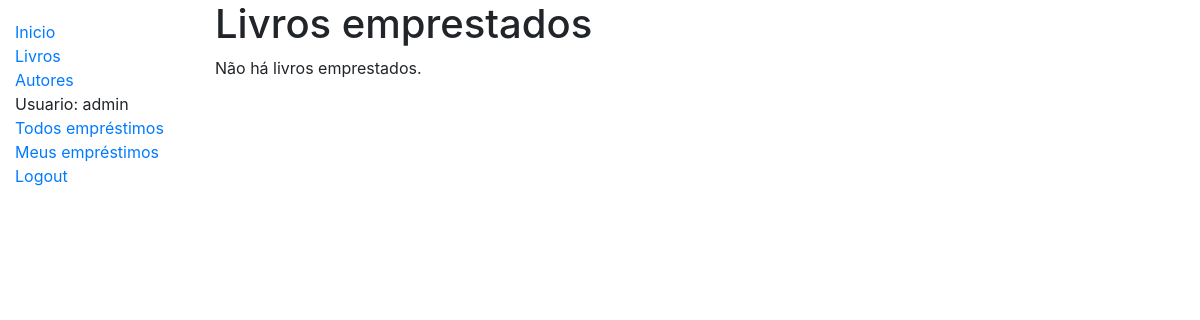
/catalogos/emprestimos/ (signed in), run on an earlier commit of the app's database.
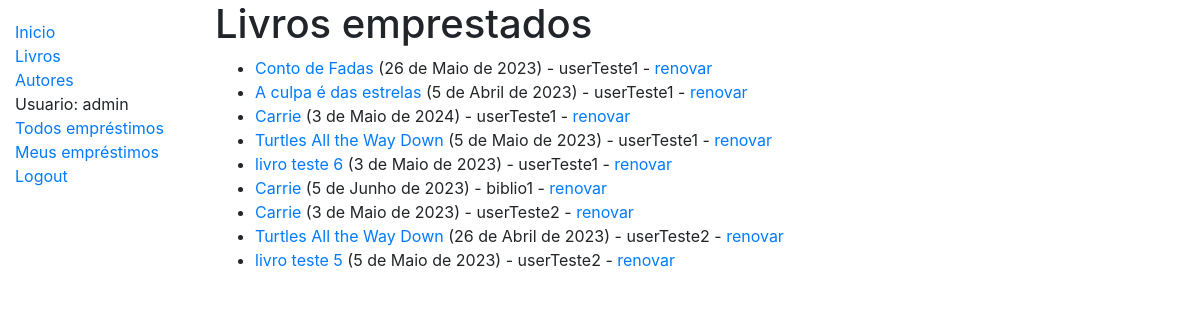
And on a later commit of the database.
### catalogos/models.py (models this page shows, shortened)
class LivroFisico(models.Model):
    id = models.UUIDField(primary_key=True, default=uuid.uuid4, help_text='ID exclusivo para este livro específico.')
    livro = models.ForeignKey('Livro', on_delete=models.SET_NULL, null=True)
    publicacao = models.CharField(max_length=200)
    dataDevolucao= models.DateField(null=True, blank=True)
    mutuario = models.ForeignKey(User, on_delete=models.SET_NULL, null=True, blank=True)
    SituacaoEmprestimo = (
        ('m', 'Manutenção'),
        ('e', 'Emprestado'),
        ('d', 'Disponivel'),
        ('r', 'Reservado'),
    )
    status = models.CharField(
        max_length=1,
        choices=SituacaoEmprestimo,
        blank=True,
        default='m',
        help_text='Disponibilidade do livro:',
    )
    class Meta:
        ordering = ['dataDevolucao']
        permissions = (("fazerDevolucao", "definir livro como devolvido"),("verEmprestimos"," ver todos os emprestimos"),("acessoBibliotecario","acesso bibliotecario"))

class Livro(models.Model):
    titulo = models.CharField(max_length=200, verbose_name="Titulo do livro"    )
    autor = models.ForeignKey('Autor', on_delete=models.SET_NULL, null=True)
    sumario = models.TextField(max_length=1000, help_text='digite uma breve descrição do livro')
    isbn = models.CharField('ISBN', max_length=13, help_text='13 caracteres <a href="https://www.isbn-international.org/content/what-isbn">ISBN number</a>')
    genero = models.ManyToManyField(Genero, help_text='selecione o(s) genero(s) do livro')
    idioma = models.ForeignKey('Idioma', on_delete=models.SET_NULL, null=True)
    def display_genero(self):
        return ', '.join(genero.nome for genero in self.genero.all()[:3])
    display_genero.short_description = 'Genero'

### catalogos/views.py (the view)
# urls.py: path('emprestimos/', views.EmprestimosListView.as_view(), name='emprestimos'),
class EmprestimosListView(LoginRequiredMixin, generic.ListView):
    model = LivroFisico
    template_name = 'catalogos/listaEmprestimos.html'
    paginate_by = 10
    permission_required = 'catalogos.acessoBibliotecario'
    def get_queryset(self):
        return LivroFisico.objects.filter(status__exact='e').order_by('mutuario')

### catalogos/templates/catalogos/listaEmprestimos.html
{% extends "base.html" %}
{% block content %}
    <h1>Livros emprestados</h1>
    {% if perms.catalogos.verEmprestimos %}
      {% if livrofisico_list %}
      <ul>
        {% for livrof in livrofisico_list %}
        <li class="{% if livrof.esta_atrasado %}text-danger{% endif %}">
          <a href="{% url 'livro-detalhe' livrof.livro.pk %}">{{livrof.livro.titulo}}</a> ({{ livrof.dataDevolucao }}) - {{livrof.mutuario}} - {% if perms.catalogos.fazerDevolucao %}<a href="{% url 'bibliotecarioRenovarLivro' livrof.id %}">renovar</a>  {% endif %}
        </li>
        {% endfor %}
      </ul>
      {% else %}
        <p>Não há livros emprestados.</p>
      {% endif %}
    {% else %}
      <h2> usuário sem permissão para ver todos os livros emprestados</h2>
    {% endif %}
{% endblock %}

What changed in the data, as far as the page shows it:
now on this page (row edited): LivroFisico: livro.titulo "Conto de Fadas", dataDevolucao "26 de Maio de 2023", mutuario "userTeste1"
now on this page (row edited): LivroFisico: livro.titulo "A culpa é das estrelas", dataDevolucao "5 de Abril de 2023", mutuario "userTeste1"
now on this page (row edited): LivroFisico: livro.titulo "Carrie", dataDevolucao "3 de Maio de 2024", mutuario "userTeste1"
now on this page (row edited): LivroFisico: livro.titulo "Turtles All the Way Down", dataDevolucao "5 de Maio de 2023", mutuario "userTeste1"
now on this page (row edited): LivroFisico: livro.titulo "livro teste 6", dataDevolucao "3 de Maio de 2023", mutuario "userTeste1"
now on this page (row edited): LivroFisico: livro.titulo "Carrie", dataDevolucao "5 de Junho de 2023", mutuario "biblio1"
now on this page (row edited): LivroFisico: livro.titulo "Carrie", dataDevolucao "3 de Maio de 2023", mutuario "userTeste2"
now on this page (row edited): LivroFisico: livro.titulo "Turtles All the Way Down", dataDevolucao "26 de Abril de 2023", mutuario "userTeste2"
now on this page (row edited): LivroFisico: livro.titulo "livro teste 5", dataDevolucao "5 de Maio de 2023", mutuario "userTeste2"
Also different on the page:
text no longer shown: "Não há livros emprestados."
